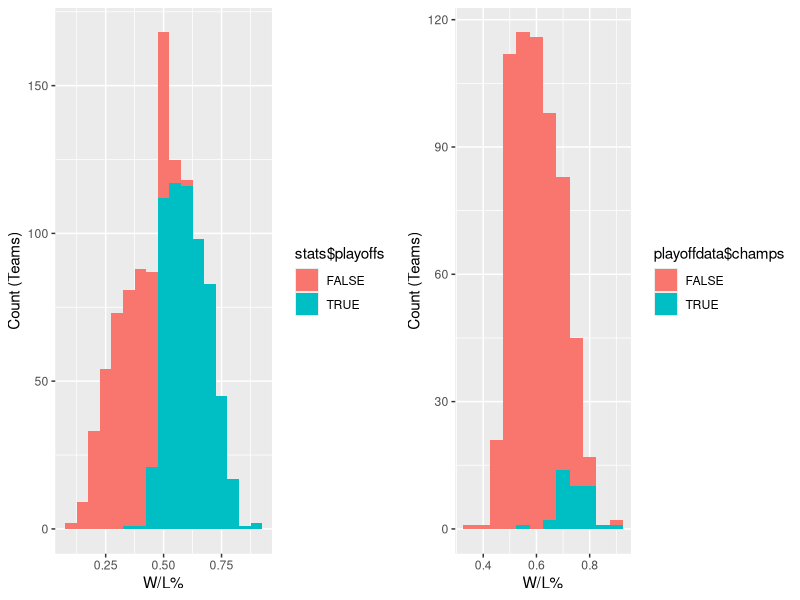
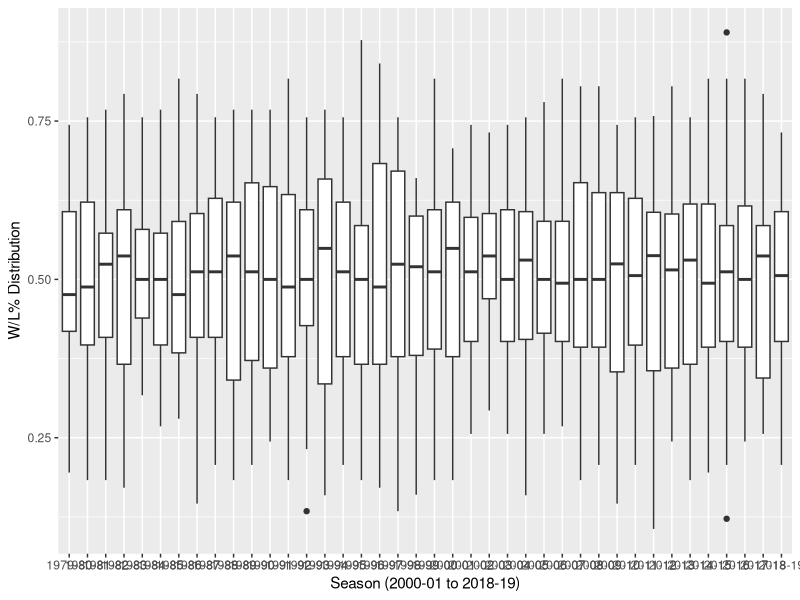
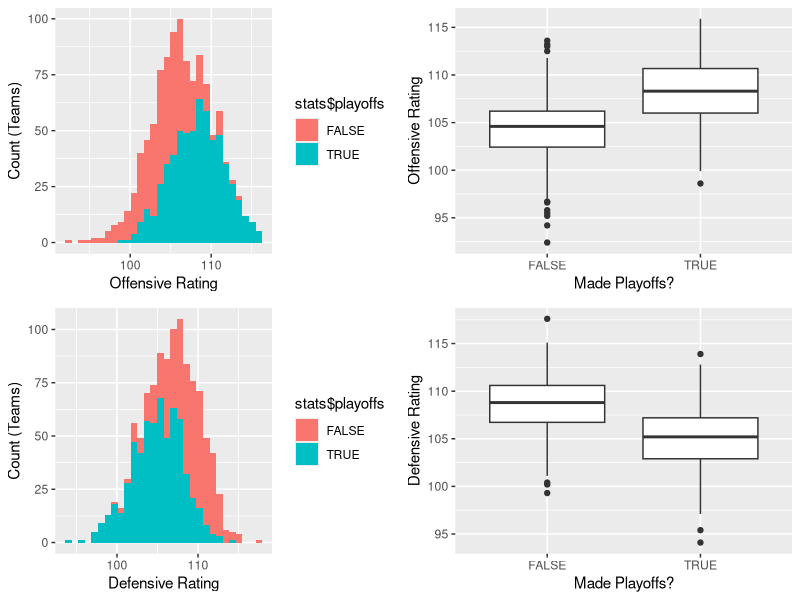
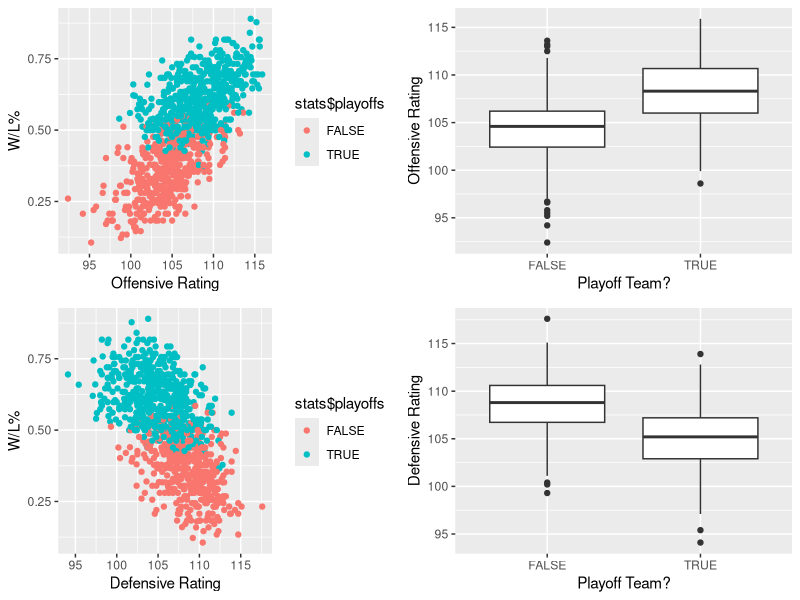
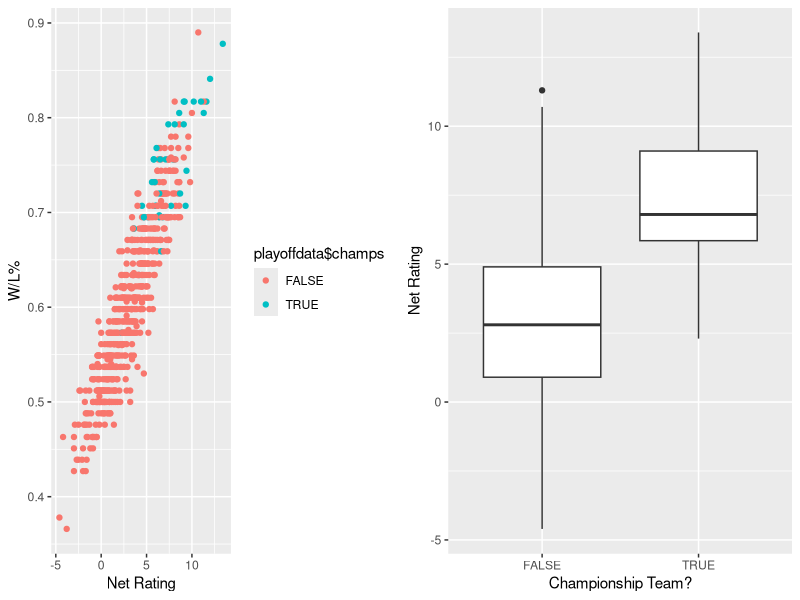
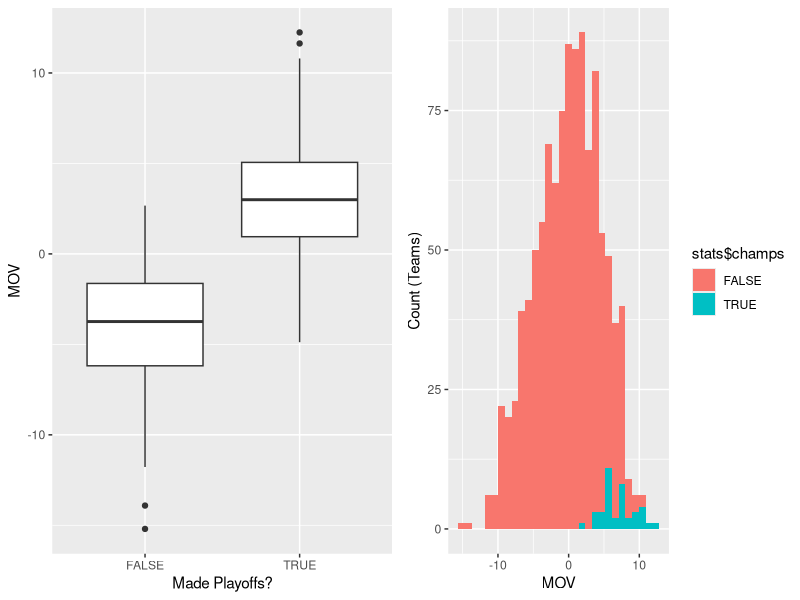
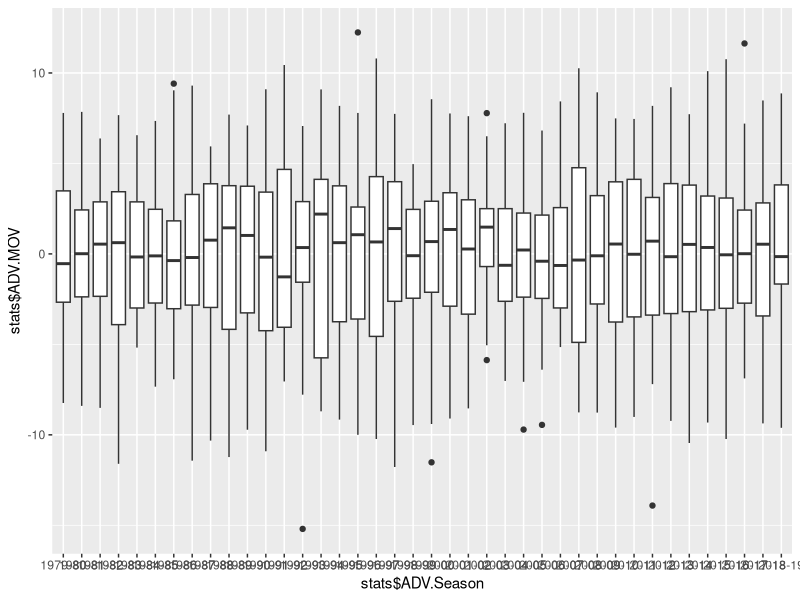
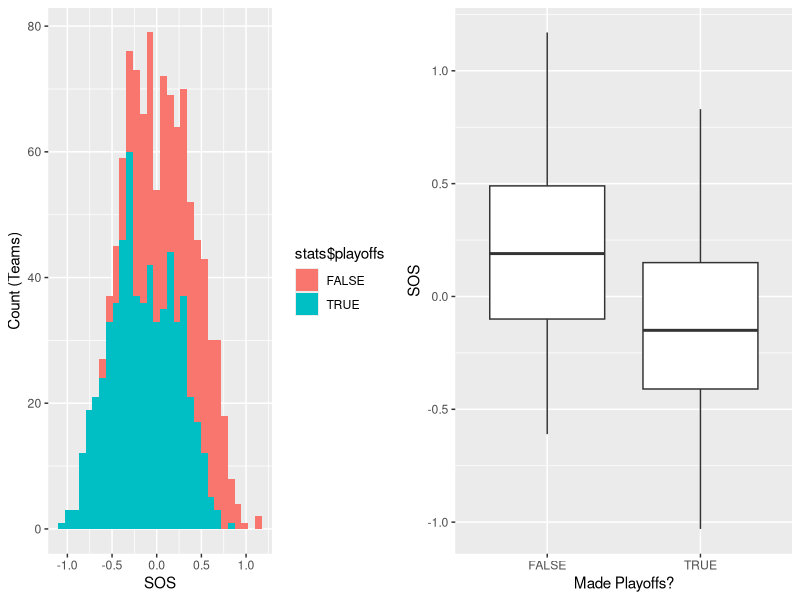

R code for these plots, in order:
## ---- chunk 1
knitr::opts_chunk$set(cache = TRUE)
## ---- chunk 2
library(data.table)
library(ggplot2)
library(gridExtra)
library(caret)
library(forecast)
## ---- chunk 3
setwd("..")
stats <- fread(file = "NBA Data by Team and Season.csv")
names(stats)[names(stats) == "ADV.W.L."] <- "W.L"
names(stats)[names(stats) == "ADV.playoffs"] <- "playoffs"
names(stats)
## ---- chunk 4
playoffplot <- qplot(stats$W.L, fill = stats$playoffs, xlab = "W/L%", 
                     ylab = "Count (Teams)", binwidth = 0.05)

playoffdata <-stats[stats$playoffs == TRUE] ## create subset of playoff-only observations
champsplot <- qplot(playoffdata$W.L, fill = playoffdata$champs, xlab = "W/L%",
                    ylab = "Count (Teams)", binwidth = 0.05)
grid.arrange(playoffplot, champsplot, nrow = 1)
## ---- chunk 5
WLbyAllTeams <- summary(stats$W.L)
WLbyPlayoffTeams <- summary(stats[stats$playoffs == TRUE]$W.L)
WLbyChampTeams <- summary(stats[stats$champs == TRUE]$W.L)
rbind(WLbyAllTeams, WLbyPlayoffTeams,WLbyChampTeams)
## ---- chunk 6
qplot(stats$ADV.Season, stats$W.L, geom = c("boxplot"), 
      ylab = "W/L% Distribution", xlab = "Season (2000-01 to 2018-19)")
## ---- chunk 7
ORtg.hist <- qplot(stats$ADV.ORtg, fill = stats$playoffs, 
                   xlab = "Offensive Rating", ylab = "Count (Teams)")
ORtg.box <- qplot(stats$playoffs, stats$ADV.ORtg, geom = c("boxplot"), 
                  xlab = "Made Playoffs?", ylab = "Offensive Rating")

DRtg.hist <- qplot(stats$ADV.DRtg, fill = stats$playoffs, 
                   xlab = "Defensive Rating", ylab = "Count (Teams)")
DRtg.box <- qplot(stats$playoffs, stats$ADV.DRtg, geom = c("boxplot"), 
                  xlab = "Made Playoffs?", ylab = "Defensive Rating")

grid.arrange(ORtg.hist,ORtg.box, DRtg.hist, DRtg.box,nrow = 2, ncol = 2)
## ---- chunk 8
grid.arrange(qplot(stats$ADV.ORtg, stats$W.L, geom = c("point"), color = stats$playoffs,
                   xlab = "Offensive Rating", ylab = "W/L%"),
             
             qplot(stats$playoffs, stats$ADV.ORtg, geom = c("boxplot"), 
                   xlab = "Playoff Team?", ylab = "Offensive Rating"),
             
             qplot(stats$ADV.DRtg, stats$W.L, geom = c("point"), color = stats$playoffs,
                   xlab = "Defensive Rating", ylab = "W/L%"), 
             
             qplot(stats$playoffs, stats$ADV.DRtg, geom = c("boxplot"),
                   xlab = "Playoff Team?", ylab = "Defensive Rating"),
             nrow = 2)
## ---- chunk 9
t.test(stats$ADV.ORtg[stats$playoffs == TRUE],
       stats$ADV.ORtg[stats$playoffs == FALSE], 
       paired = FALSE)
## ---- chunk 10
t.test(stats$ADV.DRtg[stats$playoffs == TRUE],
       stats$ADV.DRtg[stats$playoffs == FALSE], 
       paired = FALSE)
## ---- chunk 11
stats <- stats[,ADV.NRtg:= ADV.ORtg - ADV.DRtg]
playoffdata <- playoffdata[,ADV.NRtg:= ADV.ORtg - ADV.DRtg]

grid.arrange(qplot(playoffdata$ADV.NRtg, playoffdata$W.L, color = playoffdata$champs, 
                   ylab = "W/L%", xlab = "Net Rating"),
             
             qplot(playoffdata$champs, playoffdata$ADV.NRtg, geom = c("boxplot"), 
                   xlab = "Championship Team?", ylab = "Net Rating"),
             nrow = 1)
## ---- chunk 12
t.test(playoffdata$ADV.NRtg[playoffdata$champs == TRUE], 
       playoffdata$ADV.NRtg[playoffdata$champs == FALSE],paired = FALSE)
## ---- chunk 13
MOV.box <- qplot(stats$playoffs, stats$ADV.MOV, geom = c("boxplot"), 
                 xlab = "Made Playoffs?", ylab = "MOV")
MOVchamps.hist <- qplot(stats$ADV.MOV, fill = stats$champs, 
                        xlab = "MOV", ylab = "Count (Teams)")

grid.arrange(MOV.box, MOVchamps.hist,
             nrow = 1)
## ---- chunk 14
MOVbySeason.box <- qplot(stats$ADV.Season, stats$ADV.MOV, 
                         geom = c("boxplot")); MOVbySeason.box
## ---- chunk 15
MOVtest <- t.test(playoffdata$ADV.MOV[stats$champs == TRUE],
                  playoffdata$ADV.MOV[stats$champs == FALSE], 
                  paired = FALSE)
MOVtest
## ---- chunk 16
MOVtest$p.value
## ---- chunk 17
SOS.hist <- qplot(stats$ADV.SOS, fill = stats$playoffs, 
                  xlab = "SOS", ylab = "Count (Teams)")
SOS.box <- qplot(stats$playoffs, stats$ADV.SOS, geom = c("boxplot"), 
                 xlab = "Made Playoffs?", ylab = "SOS")

grid.arrange(SOS.hist, SOS.box, nrow = 1)
## ---- chunk 18
SOStest <- t.test(stats$ADV.SOS[stats$playoffs == TRUE],
                  stats$ADV.SOS[stats$playoffs == FALSE], 
                  paired = FALSE); SOStest
## ---- chunk 19
par(mfrow=c(2,1))
pairs(stats[,c("W.L","ADV.Pace","ADV.ORtg","ADV.DRtg","ADV.eFG.","ADV.TOV.", "ADV.NRtg")], 
      lower.panel = NULL)
pairs(stats[,c("W.L","ADV.ORtg","ADV.DRtg","ADV.eFG.", "ADV.NRtg")], 
      lower.panel = NULL)
## ---- chunk 20
par(mfrow=c(2,1))
pairs(stats[,c("W.L","TM.2P","TM.3P","TM.FTA","TM.ORB")], lower.panel = NULL)
pairs(stats[,c("W.L","TM.DRB","TM.AST","TM.TOV","TM.PTS")], lower.panel = NULL)
## ---- chunk 21
pairs(stats[,c("W.L","TM.AST","TM.PTS")], lower.panel = NULL)
## ---- chunk 22
par(mfrow=c(2,1))
pairs(stats[,c("W.L","OPP.2P","OPP.3P","OPP.FT")], lower.panel = NULL)
pairs(stats[,c("W.L","OPP.ORB","OPP.DRB","OPP.AST","OPP.TOV")], lower.panel = NULL)
## ---- chunk 23
pairs(stats[,c("W.L","OPP.DRB","OPP.AST")], lower.panel = NULL)
## ---- chunk 24
substats <- stats[is.element(stats$ADV.Season,c("2018-19","2017-18","2016-17",
                                                "2015-16","2014-15"))]
unique(substats$ADV.Season)
## ---- chunk 25
par(mfrow=c(3,1))
pairs(substats[,c("W.L","ADV.ORtg","ADV.DRtg","ADV.eFG.", "ADV.NRtg")], lower.panel = NULL)
pairs(substats[,c("W.L","TM.AST","TM.TOV","TM.PTS")], lower.panel = NULL)
pairs(substats[,c("W.L","OPP.DRB","OPP.AST","OPP.PTS")], lower.panel = NULL)
## ---- chunk 26
SeasonPace.plot <- qplot(stats$ADV.Season, stats$ADV.Pace, geom = c("boxplot"),
                         xlab = "Season (2000-01 to 2018-19)", ylab = "Pace")
SeasonPTS.plot <- qplot(stats$ADV.Season, stats$TM.PTS, geom = c("boxplot"),
                        xlab = "Season (2000-01 to 2018-19)", ylab = "Pts. per Game")

grid.arrange(SeasonPace.plot, SeasonPTS.plot, nrow = 1)
## ---- chunk 27
qplot(stats$W.L, stats$ADV.Pace, xlab = "W/L%", ylab = "Pace")
## ---- chunk 28
qplot(stats$TM.3PA,fill = stats$ADV.Season, binwidth = 5, 
      xlab = "3-Point Attempts", ylab = "Count (Teams)")
## ---- chunk 29
qplot(stats$TM.2PA,fill = stats$ADV.Season, binwidth = 7.5, 
      xlab = "2-Point Attempts", ylab = "Count (Teams)")
## ---- chunk 30
qplot(stats$ADV.eFG., stats$ADV.Season, color = stats$champs, 
      xlab = "eFG%", ylab = "Season")
